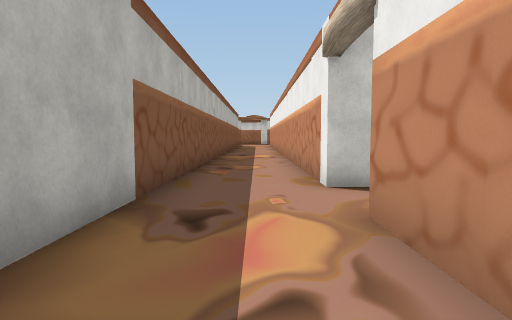
[1] (above)

19 first-person views from a walk through a Unity game level. The camera is 1.5 m above the floor, tilts 4° down and sees 75° across. Doors are open. The floor is counted in squares, 2 m on a side. Each view is taken from the middle of a square. On the plan, view 1 faces up. The plan holds only what a view shows up to about 11 squares ahead; the rest is blank. The place goes on beyond the plan. The player is left out. Some animated figures are left out. Some surface patterns are stand-ins.

[2]
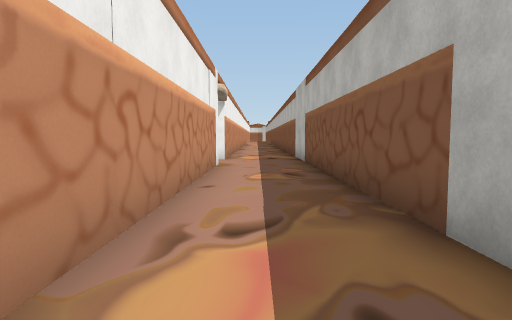

[3]
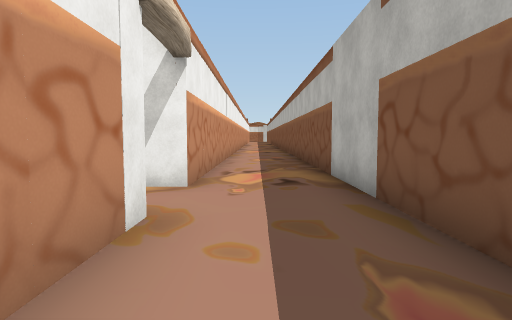

[4]
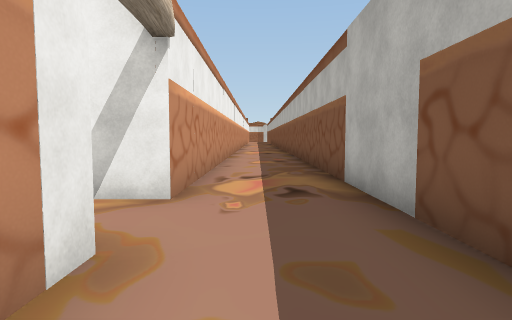

[5]
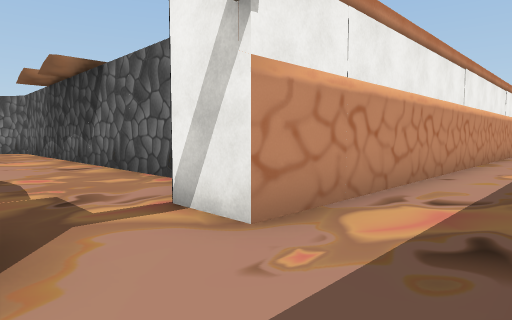

[6]
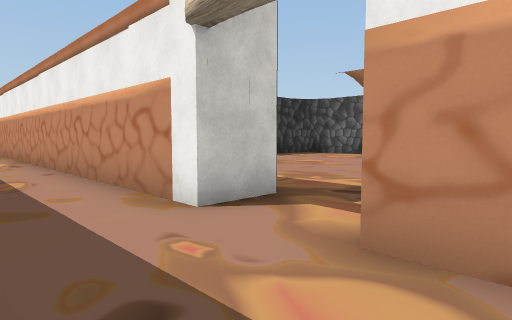

[7]
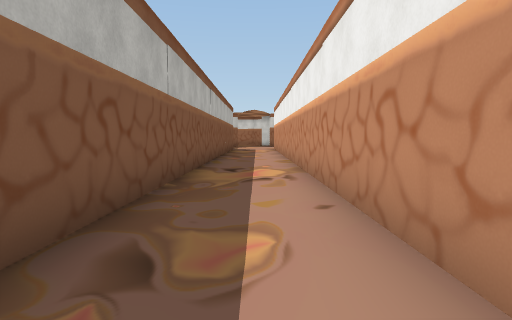

[8]
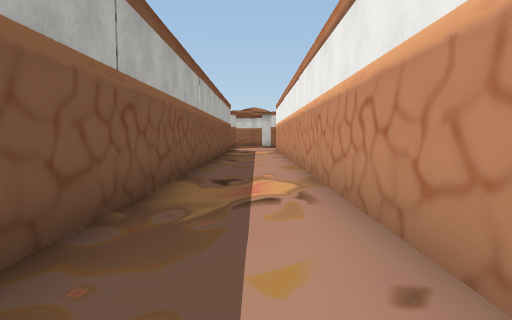

[9]
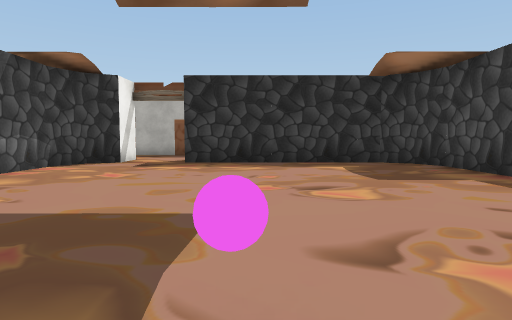

[10]
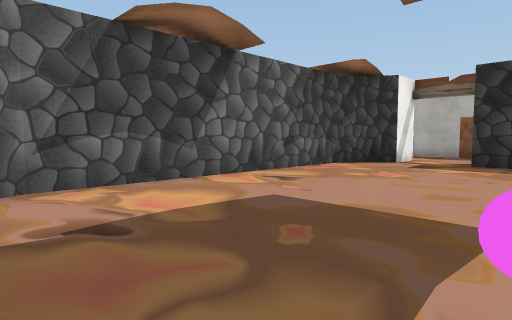

[11]
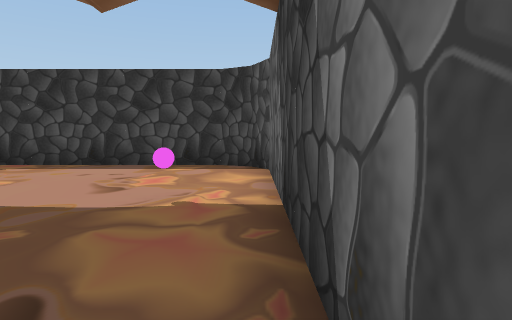

[12]
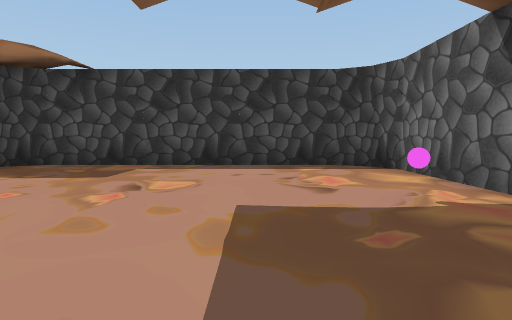

[13]
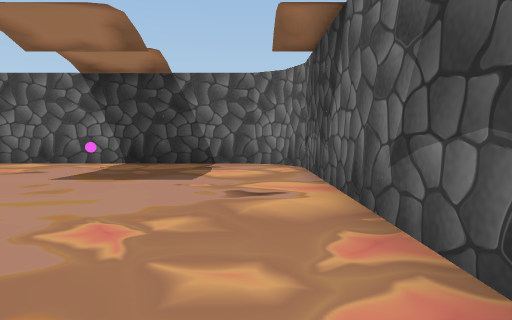

[14]
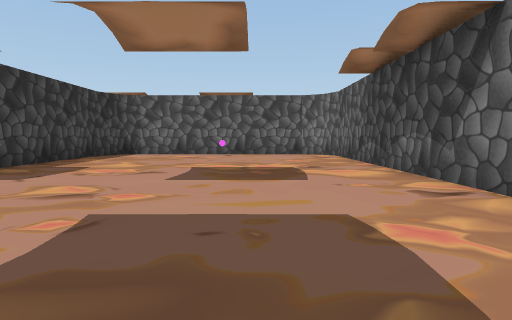

[15]
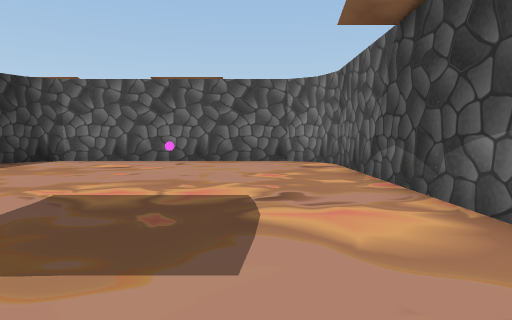

[16]
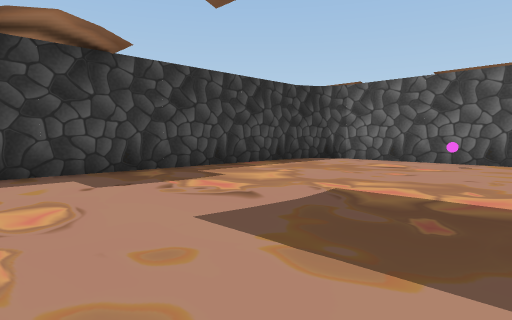

[17]
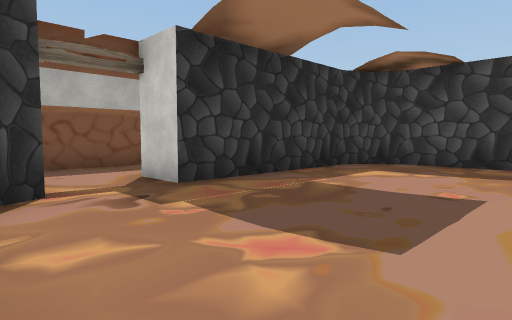

[18]
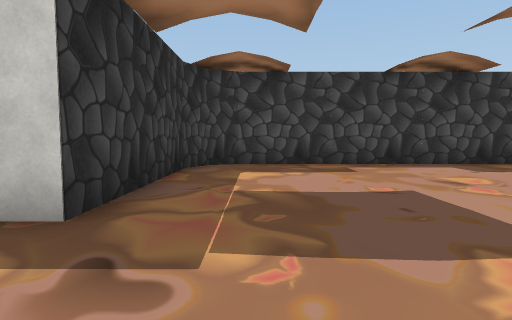

[19]
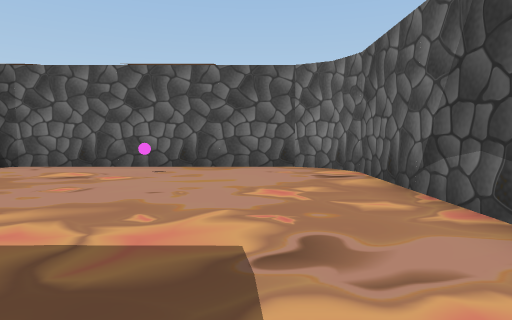

### Floor plan
Ten units are one square. View 1 is at (0, 0); x grows to the right and y downward. Boxes are objects, and circles mark ways between rooms. Rooms are numbered by the first view taken in them; rooms with no view inside come last. Other rooms are left out.
<svg viewBox="-20 -181 198 341">
<path fill="none" stroke="#000" d="M11 -49 11 -176M10 51 10 -31M-14 -176 -15 139M10 155 10 70M23 -31 27 -22 36 -18 111 -18 119 -22 123 -30 123 -106 119 -114 111 -118 36 -118 27 -114 23 -106 23 -49M42 82 161 82 169 78 173 70 173 1 169 -7 161 -11M155 -12 35 -12 27 -7 23 1 23 51M23 70 25 74"/>
<rect x="105" y="-75" width="10" height="10" fill="#bbb"><title>ball</title></rect>
<rect x="155" y="35" width="10" height="10" fill="#bbb"><title>other object</title></rect>
<circle cx="18" cy="-40" r="3" fill="#2a7"/>
<circle cx="18" cy="60" r="3" fill="#2a7"/>
<text x="-10" y="-10">1</text>
<text x="70" y="-70">2</text>
<text x="100" y="40">3</text>
</svg>
Room 1 opens to room 2. Room 1 opens to room 3.

Where each view was taken, in squares from view 1:
view 1: 0 up, 0 right, facing up
view 2: 4 up, 0 right, facing down
view 3: 2 down, 0 right, facing down
view 4: 3 down, 0 right, facing down
view 5: 5 down, 1 left, facing down-right
view 6: 2 up, 1 left, facing up-right
view 7: 6 up, 0 right, facing up
view 8: 8 up, 0 right, facing up
view 9: 7 up, 12 right, facing left
view 10: 7 up, 12 right, facing down-left
view 11: 3 up, 12 right, facing up
view 12: 3 up, 9 right, facing up
view 13: 3 up, 3 right, facing right
view 14: 5 down, 3 right, facing right
view 15: 6 down, 7 right, facing right
view 16: 6 down, 7 right, facing up-right
view 17: 8 down, 7 right, facing up-left
view 18: 8 down, 4 right, facing up
view 19: 6 down, 9 right, facing right
